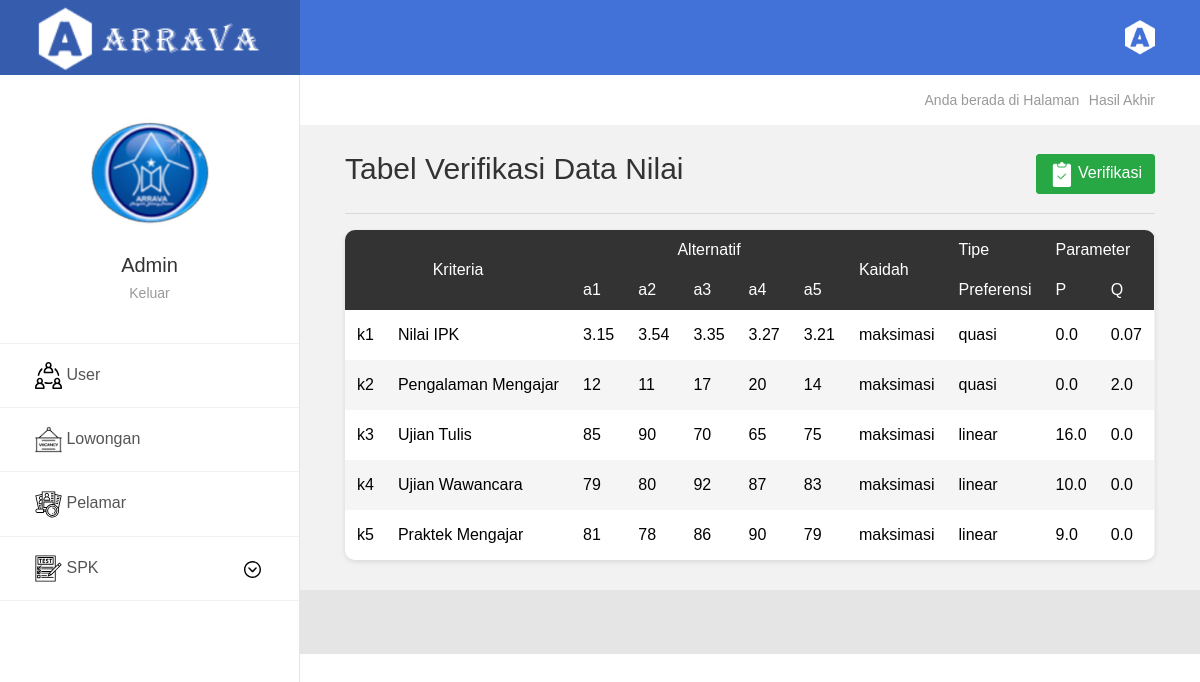
/dss/lihat_hasil_akhir (signed in), run on the app's committed database.
### account/models.py (models this page shows, shortened)
class candidate(models.Model):
	JENKEL = {
		('laki-laki', 'Laki-laki'),
		('perempuan', 'Perempuan'),
	}
	STAT = {
		('seleksi', 'Seleksi'),
		('diterima', 'Diterima'),
		('ditolak', 'Ditolak'),
	}
	LUL = {
		('d1', 'D1'),
		('d2', 'D2'),
		('d3', 'D3'),
		('d4', 'D4'),
		('s1', 'S1')
	}
	id_candidate	= models.CharField(max_length=3, default=increment_candidate, primary_key=True)
	nama_depan		= models.CharField(max_length=25, null=True)
	nama_belakang	= models.CharField(max_length=25, null=True)
	jenis_kelamin	= models.CharField(max_length=25, choices=JENKEL, default='laki-laki')
	tgl_lahir		= models.DateField(blank=True, null=True)
	no_telp			= models.CharField(max_length=13, null=True, blank=True, validators=[validators.MinLengthValidator(10)])
	alamat	 		= models.TextField(null=True, blank=True)
	foto_profil		= models.ImageField(default='default.jpg', blank=True)
	cv				= models.FileField(default='cv.pdf', blank=True)
	status			= models.CharField(max_length=25, choices=STAT, default='seleksi')
	cand_mail 		= models.OneToOneField(
							users,
							null=True,
							blank=True,
							on_delete=models.CASCADE,
							limit_choices_to={'is_leader':False, 'is_staff':False}
						)

### account/decorators.py (the view)
	def wrapper_func(request, *args, **kwargs):
		if request.user.is_authenticated:
			if request.user.is_staff == True or request.user.is_leader == True:
				return view_func(request, *args, **kwargs)
			else:
				return HttpResponse('Anda tidak memiliki akses ke Halaman ini')

### dss/templates/dss/lihat_hasil_akhir.html (shortened to what this page needs)
{% extends "base_menu/base.html" %}
{% load static %}
{% block isi %}
<div class="page-wrapper">
	{% if request.user.is_staff is True %}
	{% include "base_menu/sideA.html" %}
	{% elif request.user.is_leader is True %}
	{% include "base_menu/sideL.html" %}
	{% endif %}
	<div class="page-container2">
		{% include "base_menu/header.html" %}
		{% include "base_menu/breadcrumb.html" %}
		<section>
			<div class="section__content section__content--p30">
				<div class="container-fluid">
					<br>
					<div class="row">
						<div class="col-md-12">
							<div class="overview-wrap">
								<h2 class="title-1 m-b-10">{{judul_isi}}</h2>
								{% if request.user.is_leader is True %}
								{% if peringkat is True %}
								<div>
									<a href="{% url 'dss:lihat_peringkat' %}" class="btn btn-primary" title="Lihat Peringkat">
										<img src="{% static "images/icon/notepad.svg" %}" style="width:25px;"> Lihat
									</a>
								</div>
								{% else %}
								{% if verifikasi is True %}
								<form method="POST" action="{% url 'dss:hitung_peringkat' %}">
									{% csrf_token %}
									<a href="{% url 'dss:cek_ulang' %}" class="btn btn-danger" title="Cek Ulang Verifikasi Data">
										<img src="{% static "images/icon/delete-white.svg" %}" style="width:25px;"> Cek Ulang
									</a>
									<button type="submit" name="hitung" class="btn btn-success" title="Hitung Peringkat">
										<img src="{% static "images/icon/notepad.svg" %}" style="width:25px;">
										Hitung
									</button>
								</form>
								{% else %}
								<span class="status--denied">Proses Verifikasi</span>
								{% endif %}
								{% endif %}
								{% else %}
								{% if verifikasi is False %}
								<form method="POST">
									<button type="submit" name="verifikasi" class="btn btn-success" title="Verifikasi Data">
										<img src="{% static "images/icon/notepad.svg" %}" style="width:25px;">
										Verifikasi
									</button>
								</form>
								{% else %}
								<span class="status--success">Verifikasi Selesai</span>
								{% endif %}
								{% endif %}
							</div>
							<hr>
							<div class="table-responsive table--no-card m-b-30">
								<table class="table table-borderless table-striped table-earning">
									<thead class="">
										<tr>
											<th rowspan="2" colspan="2" style="text-align:center;">Kriteria</th>
											<th colspan="{{jmlh}}" style="text-align:center;">Alternatif</th>
											<th rowspan="2">Kaidah</th>
											<th>Tipe</th>
											<th colspan="2">Parameter</th>
										</tr>
										<tr>
											{% for data in alt %}
											<th>{{data.id_candidate}}</th>
											{% endfor %}
											<th>Preferensi</th>
											<th>P</th>
											<th>Q</th>
										</tr>
									</thead>
									<tbody class="">
										{% for i in matriks %}
										<tr>
											{% for j in i %}
											<td>{{j}}</td>
											{% endfor %}
										</tr>
										{% endfor %}
									</tbody>
								</table>
							</div>
						</div>
					</div>
				</div>
			</div>
		</section>
	</div>
</div>
{% endblock isi %}

### data on the page
candidate: id_candidate "a1"
candidate: id_candidate "a2"
candidate: id_candidate "a3"
candidate: id_candidate "a4"
candidate: id_candidate "a5"

### other printed values
{{ judul }} "Hasil Akhir"
{{ judul_isi }} "Tabel Verifikasi Data Nilai"
{{ j }} "k1" "Nilai IPK" "3.15" "3.54" "3.35" "3.27" "3.21" "maksimasi" "quasi" "0.0" "0.07" "k2" "Pengalaman Mengajar" "12" "11" "17" "20" "14" "maksimasi" "quasi" "0.0" "2.0" "k3" "Ujian Tulis" "85" "90" "70" "65" "75" "maksimasi" "linear" "16.0" "0.0" "k4" "Ujian Wawancara" "79" "80" "92" "87" "83" "maksimasi" "linear" "10.0" "0.0" "k5" "Praktek Mengajar" "81" "78" "86" "90" "79" "maksimasi" "linear" "9.0" "0.0"
